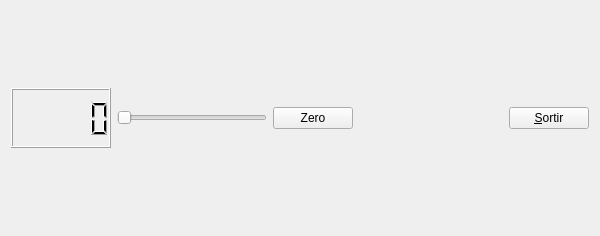
<?xml version="1.0" encoding="UTF-8"?>
<ui version="4.0">
 <class>MyForm</class>
 <widget class="QWidget" name="MyForm">
  <property name="geometry">
   <rect>
    <x>0</x>
    <y>0</y>
    <width>600</width>
    <height>236</height>
   </rect>
  </property>
  <property name="windowTitle">
   <string>Form</string>
  </property>
  <layout class="QHBoxLayout" name="horizontalLayout_2">
   <item>
    <layout class="QVBoxLayout" name="verticalLayout">
     <item>
      <spacer name="verticalSpacer_2">
       <property name="orientation">
        <enum>Qt::Vertical</enum>
       </property>
       <property name="sizeHint" stdset="0">
        <size>
         <width>20</width>
         <height>40</height>
        </size>
       </property>
      </spacer>
     </item>
     <item>
      <layout class="QHBoxLayout" name="horizontalLayout">
       <item>
        <widget class="MyLCDNumber" name="lcdNumber">
         <property name="minimumSize">
          <size>
           <width>100</width>
           <height>60</height>
          </size>
         </property>
         <property name="font">
          <font>
           <pointsize>11</pointsize>
           <weight>50</weight>
           <bold>false</bold>
          </font>
         </property>
        </widget>
       </item>
       <item>
        <widget class="QSlider" name="horizontalSlider">
         <property name="orientation">
          <enum>Qt::Horizontal</enum>
         </property>
        </widget>
       </item>
       <item>
        <widget class="QPushButton" name="pushButton_2">
         <property name="text">
          <string>Zero</string>
         </property>
        </widget>
       </item>
       <item>
        <spacer name="horizontalSpacer">
         <property name="orientation">
          <enum>Qt::Horizontal</enum>
         </property>
         <property name="sizeHint" stdset="0">
          <size>
           <width>40</width>
           <height>20</height>
          </size>
         </property>
        </spacer>
       </item>
       <item>
        <widget class="QPushButton" name="pushButton">
         <property name="text">
          <string>&amp;Sortir</string>
         </property>
        </widget>
       </item>
      </layout>
     </item>
     <item>
      <spacer name="verticalSpacer">
       <property name="orientation">
        <enum>Qt::Vertical</enum>
       </property>
       <property name="sizeHint" stdset="0">
        <size>
         <width>20</width>
         <height>40</height>
        </size>
       </property>
      </spacer>
     </item>
    </layout>
   </item>
  </layout>
 </widget>
 <customwidgets>
  <customwidget>
   <class>MyLCDNumber</class>
   <extends>QLCDNumber</extends>
   <header>MyLCDNumber.h</header>
   <slots>
    <slot>colorLCDNumber(int)</slot>
    <slot>posarZero()</slot>
   </slots>
  </customwidget>
 </customwidgets>
 <resources/>
 <connections>
  <connection>
   <sender>pushButton</sender>
   <signal>clicked()</signal>
   <receiver>MyForm</receiver>
   <slot>close()</slot>
   <hints>
    <hint type="sourcelabel">
     <x>588</x>
     <y>129</y>
    </hint>
    <hint type="destinationlabel">
     <x>406</x>
     <y>78</y>
    </hint>
   </hints>
  </connection>
  <connection>
   <sender>horizontalSlider</sender>
   <signal>valueChanged(int)</signal>
   <receiver>lcdNumber</receiver>
   <slot>colorLCDNumber(int)</slot>
   <hints>
    <hint type="sourcelabel">
     <x>169</x>
     <y>122</y>
    </hint>
    <hint type="destinationlabel">
     <x>42</x>
     <y>136</y>
    </hint>
   </hints>
  </connection>
  <connection>
   <sender>pushButton_2</sender>
   <signal>clicked()</signal>
   <receiver>lcdNumber</receiver>
   <slot>posarZero()</slot>
   <hints>
    <hint type="sourcelabel">
     <x>309</x>
     <y>117</y>
    </hint>
    <hint type="destinationlabel">
     <x>60</x>
     <y>117</y>
    </hint>
   </hints>
  </connection>
 </connections>
</ui>
